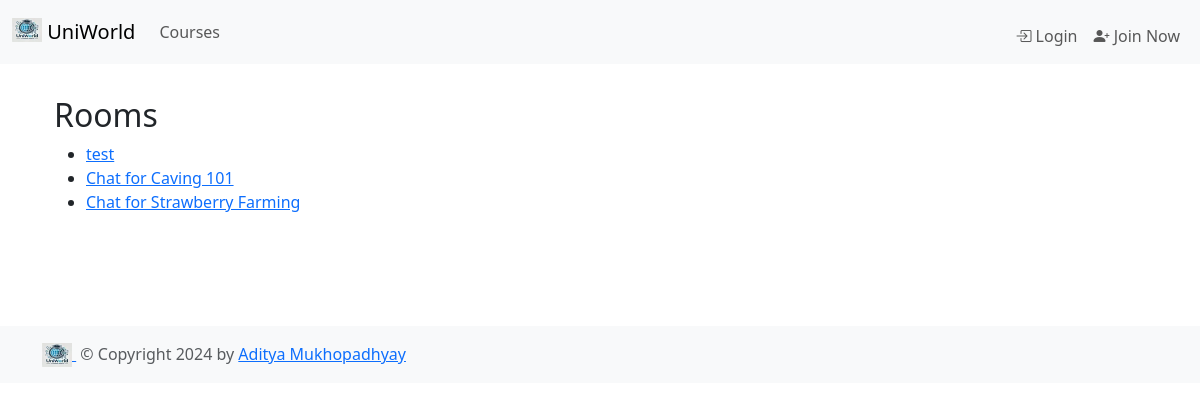
Before: /chat/rooms/ with the older database file.
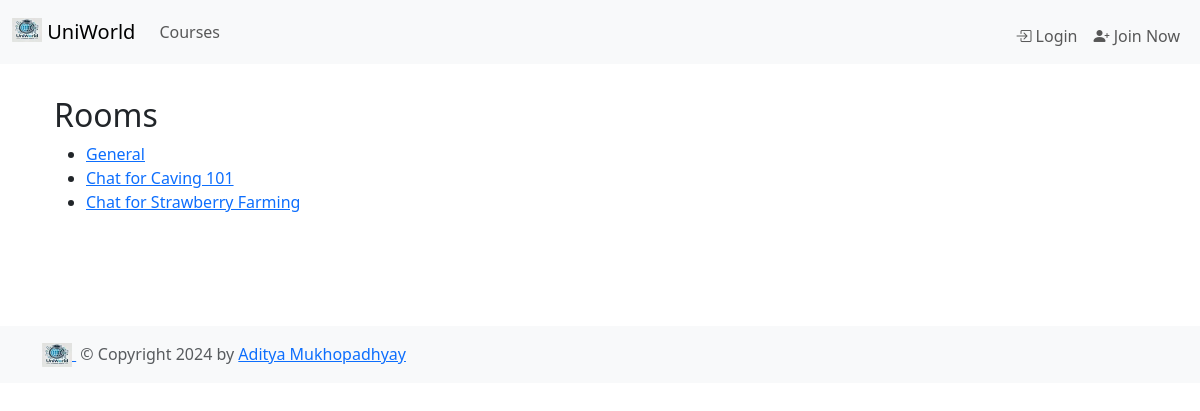
After: the same page with the newer database file.
### chat/models.py (models this page shows, shortened)
class Room(models.Model):
    name = models.CharField(max_length=255)
    slug = models.SlugField(unique=True)
    creator = models.ForeignKey(User, on_delete=models.CASCADE, related_name='created_rooms')

### chat/views.py (the view)
# urls.py: path('rooms/', RoomListView.as_view(), name='rooms'),
class RoomListView(ListView):
    model = Room
    context_object_name = 'room_list'

### chat/templates/chat/room_list.html (shortened to what this page needs)
{%extends 'base.html' %}
{%block content%}
<div class="center">
	<h2>Rooms</h2>
	{% if room_list %}
	<ul class="rooms">
		{% for room in room_list %}
            <li>
                <a href="{% url 'room' room.id %}">{{ room.name }}</a>
            </li>
		{% endfor %}
	{% else %}
		<p>No rooms found.</p>
	{% endif %}
	</ul>
</div>
{%endblock content%}

### uniworld/templates/base.html (shortened to what this page needs)
{% load static %}
{% load rules %}
{% load django_bootstrap5 %}
{% bootstrap_css %}
{% has_perm 'uniworld.add_course' request.user as can_add_course %}
<!DOCTYPE html>
<html lang="en">
<head>
    <link rel="stylesheet" href="{% static 'css/style.css' %}"/>
</head>
<body>
<header class="header">
    <div class="container">
        <nav class="navbar navbar-expand-lg bg-body-tertiary fixed-top">
            <div class="container-fluid">
                <a class="navbar-brand" href="{% url 'home' %}">
                    <img src="{% static 'images/logo_navbar.webp' %}" alt="Logo" width="30" height="24"
                         class="d-inline-block align-text-top">
                    UniWorld
                </a>
                <div class="collapse navbar-collapse" id="navbarSupportedContent">
                    <ul class="navbar-nav me-auto mb-2 mb-lg-0">
                        <li class="nav-item">
                            <a class="nav-link" href="{% url 'courses' %}">Courses</a>
                        </li>
                    </ul>
                    <ul class="d-flex navbar-nav mb-2 mb-lg-0">
                        {% if request.user.is_authenticated %}
                            <li class="nav-item mt-2">
                                <a class="nav-link" href="{% url 'profile' request.user.pk %}"><i
                                        class="bi bi-person"></i> {{ request.user | title }}</a>
                            </li>
                            <li class="nav-item mt-2">
                                <form method="post" class="inline" action="{% url 'logout' %}">
                                    {% csrf_token %}
                                    <button type="submit" class="btn btn-outline">
                                        <i class="bi bi-box-arrow-right"></i> Logout
                                    </button>
                                </form>
                            </li>
                        {% else %}
                            <li class="nav-item mt-2">
                                <a class="nav-link" href="{% url 'login' %}"><i class="bi bi-box-arrow-in-right"></i>
                                    Login</a>
                            </li>
                            <li class="nav-item mt-2">
                                <a class="nav-link" href="{% url 'register' %}"><i class="bi bi-person-plus-fill"></i>
                                    Join Now</a>
                            </li>
                        {% endif %}
                    </ul>
                </div>
            </div>
        </nav>
    </div>
</header>
<main class="flex-shrink-0">
    <div class="container col-xxl-8 px-4 py-5">
        <div class="row flex-lg-row-reverse align-items-center g-5 py-5">
            <div class="col-lg-12">
                {% block content %}
                {% endblock content %}
            </div>
        </div>
    </div>
</main>
<footer class="footer mt-auto py-3 bg-body-tertiary">
    <div class="container">
        <span class="text-body-secondary">
            <a href="{% url 'home' %}">
                <img src="{% static 'images/logo_navbar.webp' %}" alt="Logo" width="30" height="24"
                     class="d-inline-block align-text-top">
            </a>
            <span class="mb-3 mb-md-0 text-body-secondary">
                &nbsp;© Copyright {% now "Y" %} by <a href="https://adityamukho.com"
                                                      target="_blank">Aditya Mukhopadhyay</a>
            </span>
        </span>
    </div>
</footer>
</body>
</html>

Changed rows visible on the page:
removed Room: name "test"
added Room: name "General"
